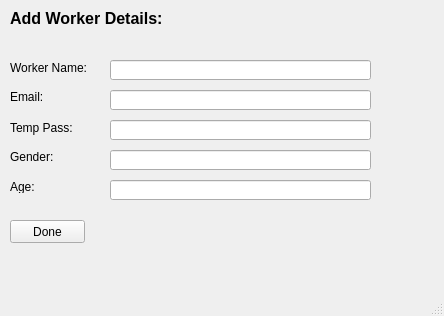
<?xml version="1.0" encoding="UTF-8"?>
<ui version="4.0">
 <class>MainWindow</class>
 <widget class="QMainWindow" name="MainWindow">
  <property name="geometry">
   <rect>
    <x>0</x>
    <y>0</y>
    <width>444</width>
    <height>316</height>
   </rect>
  </property>
  <property name="windowTitle">
   <string>New Worker</string>
  </property>
  <widget class="QWidget" name="centralwidget">
   <widget class="QLabel" name="label">
    <property name="geometry">
     <rect>
      <x>10</x>
      <y>10</y>
      <width>361</width>
      <height>16</height>
     </rect>
    </property>
    <property name="font">
     <font>
      <pointsize>12</pointsize>
      <weight>75</weight>
      <bold>true</bold>
     </font>
    </property>
    <property name="text">
     <string>Add Worker Details:</string>
    </property>
   </widget>
   <widget class="QLabel" name="label_2">
    <property name="geometry">
     <rect>
      <x>10</x>
      <y>60</y>
      <width>91</width>
      <height>16</height>
     </rect>
    </property>
    <property name="text">
     <string>Worker Name:</string>
    </property>
   </widget>
   <widget class="QLabel" name="label_3">
    <property name="geometry">
     <rect>
      <x>10</x>
      <y>120</y>
      <width>81</width>
      <height>16</height>
     </rect>
    </property>
    <property name="text">
     <string>Temp Pass:</string>
    </property>
   </widget>
   <widget class="QLabel" name="label_4">
    <property name="geometry">
     <rect>
      <x>10</x>
      <y>90</y>
      <width>47</width>
      <height>13</height>
     </rect>
    </property>
    <property name="text">
     <string>Email:</string>
    </property>
   </widget>
   <widget class="QLabel" name="label_5">
    <property name="geometry">
     <rect>
      <x>10</x>
      <y>150</y>
      <width>47</width>
      <height>13</height>
     </rect>
    </property>
    <property name="text">
     <string>Gender:</string>
    </property>
   </widget>
   <widget class="QLabel" name="label_6">
    <property name="geometry">
     <rect>
      <x>10</x>
      <y>180</y>
      <width>47</width>
      <height>13</height>
     </rect>
    </property>
    <property name="text">
     <string>Age:</string>
    </property>
   </widget>
   <widget class="QLineEdit" name="workerName">
    <property name="geometry">
     <rect>
      <x>110</x>
      <y>60</y>
      <width>261</width>
      <height>20</height>
     </rect>
    </property>
   </widget>
   <widget class="QLineEdit" name="workerEmail">
    <property name="geometry">
     <rect>
      <x>110</x>
      <y>90</y>
      <width>261</width>
      <height>20</height>
     </rect>
    </property>
   </widget>
   <widget class="QLineEdit" name="workerPassword">
    <property name="geometry">
     <rect>
      <x>110</x>
      <y>120</y>
      <width>261</width>
      <height>20</height>
     </rect>
    </property>
   </widget>
   <widget class="QLineEdit" name="gender">
    <property name="geometry">
     <rect>
      <x>110</x>
      <y>150</y>
      <width>261</width>
      <height>20</height>
     </rect>
    </property>
   </widget>
   <widget class="QLineEdit" name="age">
    <property name="geometry">
     <rect>
      <x>110</x>
      <y>180</y>
      <width>261</width>
      <height>20</height>
     </rect>
    </property>
   </widget>
   <widget class="QPushButton" name="addWorkerDoneBtn">
    <property name="geometry">
     <rect>
      <x>10</x>
      <y>220</y>
      <width>75</width>
      <height>23</height>
     </rect>
    </property>
    <property name="text">
     <string>Done</string>
    </property>
   </widget>
  </widget>
  <widget class="QMenuBar" name="menubar">
   <property name="geometry">
    <rect>
     <x>0</x>
     <y>0</y>
     <width>444</width>
     <height>24</height>
    </rect>
   </property>
  </widget>
  <widget class="QStatusBar" name="statusbar"/>
 </widget>
 <resources/>
 <connections/>
</ui>
